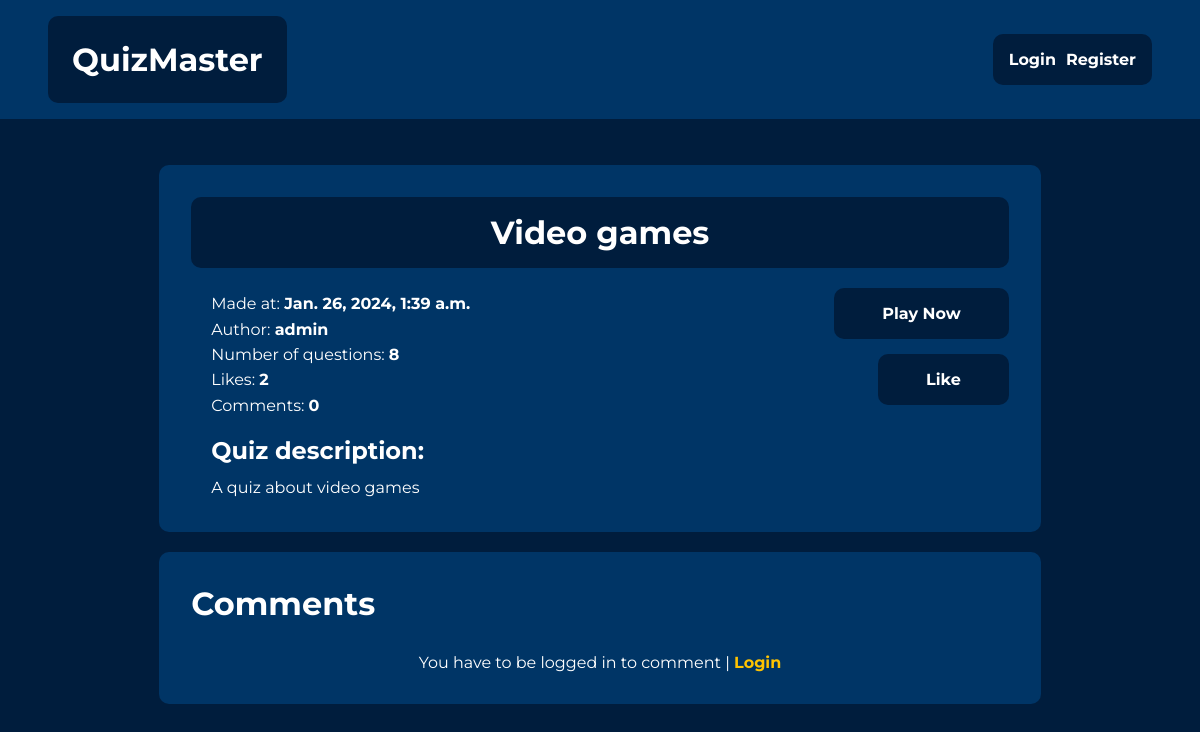
/quiz/39/, run on an earlier commit of the app's database.
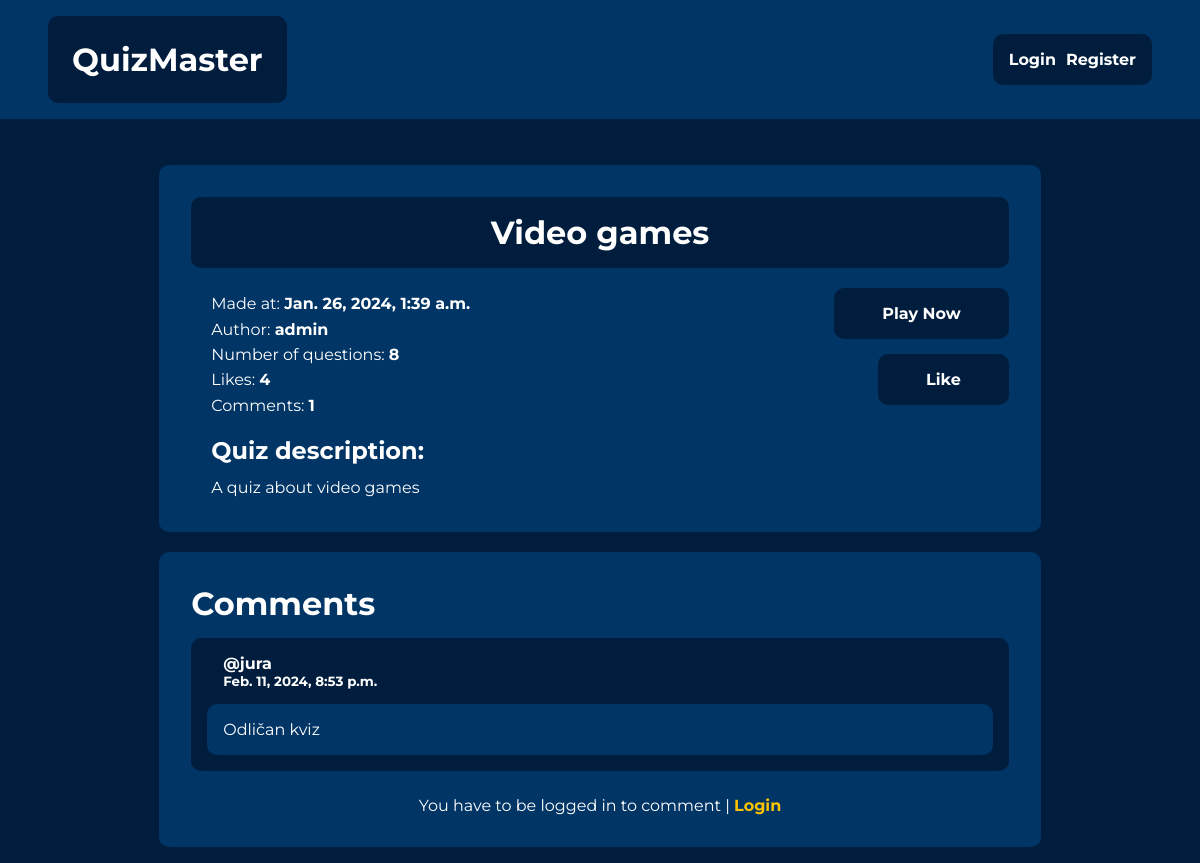
And on a later commit of the database.
### quiz/models.py (models this page shows, shortened)
class Quiz(models.Model):
    quiz_name = models.CharField(max_length=200, blank=False)
    pub_date = models.DateTimeField("date published", auto_now_add=True)
    description = models.TextField(blank=False)
    author = models.ForeignKey(User, on_delete=models.CASCADE)
    def liked_by(self, user):
        try:
            return self.likes.filter(user=user).count() > 0
        except:
            return False

class Comment(models.Model):
    comment_text = models.TextField(blank=False)
    pub_date = models.DateTimeField("date published", auto_now_add=True)
    quiz = models.ForeignKey(Quiz, on_delete=models.CASCADE, related_name='comments')
    user = models.ForeignKey(User, on_delete=models.CASCADE)

### quiz/views.py (the view)
# urls.py: path('<int:quiz_id>/', views.detail, name="detail"),
def detail(request, quiz_id):
    context = {}
    quiz = get_object_or_404(Quiz,pk=quiz_id)
    context = {
        "quiz": quiz,
        "liked": quiz.liked_by(request.user)
    }
    return render(request, 'quiz/quiz_detail.html', context)

### quiz/templates/quiz/quiz_detail.html (shortened to what this page needs)
{% extends "quiz/base.html" %}
{% block content %}
<div class="quiz-detail-layout">
    <div class="quiz-detail-heading">
        <h1>{{ quiz.quiz_name }}</h1>
    </div>
    <div class="quiz-detail-info">
        <p>Made at: <span style="font-weight: bold;">{{ quiz.pub_date }}</span></p>
        <p>Author:
            <a href="{% url 'quiz:user_profile' quiz.author.id %}" class="author-link">{{ quiz.author }}</a>
        </p>
        <p>Number of questions: <span style="font-weight: bold;">{{ quiz.question_set.count }}</span></p>
        <p>Likes: <span style="font-weight: bold;">{{ quiz.likes.count }}</span></p>
        <p>Comments: <span style="font-weight: bold;">{{ quiz.comments.count }}</span></p>
    </div>
    <div class="detail-button-div">
        <a href="{% url 'quiz:solve_quiz' quiz.id %}">
            <button class="list-item-button">Play Now</button>
        </a>
        <form method="post" action="{% url 'quiz:like' quiz.id %}" class="like-form">
            {% if liked %}
                <button type="submit" class="list-item-button">Unlike</button>
            {% else %}
                <button type="submit" class="list-item-button">Like</button>
            {% endif %}
        </form>
    </div>
    <div class="quiz-detail-desc">
        <h2 class="quiz-desc-heading">Quiz description: </h2>
        <p>{{ quiz.description }}</p>
    </div>
</div>
<div class="comments-layout">
    <h1 class="comments-heading">Comments</h1>
    <div class="comments-container">
        {% for comment in quiz.comments.all %}
            <div class="comment-item">
                <div class="comment-item-header">
                    <p>@{{ comment.user.username }}</p>
                    <p class="comment-date">{{ comment.pub_date }}</p>
                </div>
                <div class="comment-item-content">
                    <p>{{ comment.comment_text }}</p>
                </div>
            </div>
        {% endfor %}
    </div>
    {% if request.user.is_authenticated %}
        <form action="{% url 'quiz:post_comment' quiz.id %} " method="post" class="comment-form">
            {% csrf_token %}
            <input id="comment_text" name="comment_text" type="text" placeholder="Enter your comment here">
            <div class="comment-btn-div">
                <button type="submit" class="list-item-button">Submit</button>
            </div>
        </form>
    {% else %}
        <p class="comment-login">You have to be logged in to comment |
            <a href="{% url 'login' %}">Login</a>
        </p>
    {% endif %}
</div>
{% endblock content %}

What changed in the data, as far as the page shows it:
computed for Quiz "Video games": likes.count "2" → "4"; comments.count "0" → "1"
added Comment: user.username "jura", pub_date "Feb. 11, 2024, 8:53 p.m.", comment_text "Odličan kviz"
